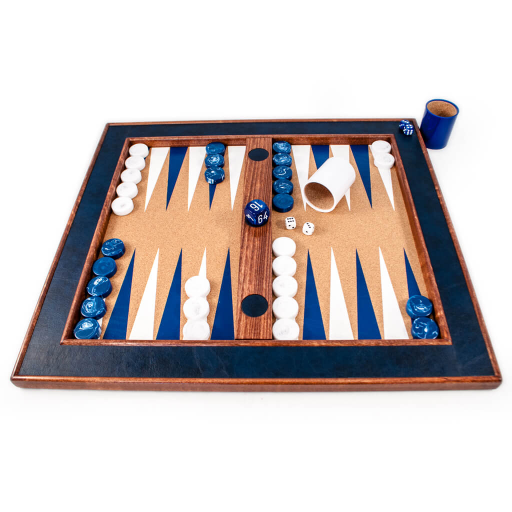
#> input picture Crisloid-Backgammon-Tabletop-classic-blue-1.jpg, 1024 x 1024 px (shown at 1/2 size); its folder holds only this picture in this run
$ python -i util.py   (imports and definitions only)
#> lines starting #> are read from the running program, lines starting #| are printed output that depends on the picture; after the words box and inside, x2 and y2 are one past the last pixel; in counts of white or black regions, pixels touching at a corner belong together
#> further down, picture is the input picture: shape (1024, 1024, 3); mean B, G, R 193.4, 194.2, 202.1
import cv2
import numpy as np
import time
import matplotlib.pyplot as plt

def getFPS(cap):
    fps = cap.get(cv2.CAP_PROP_FPS)
    return fps

def getNumberOfFrames(cap):
    frame_count = cap.get(cv2.CAP_PROP_FRAME_COUNT)
    return frame_count

# [80 lines left out: functions display_threshold_window, overflow_subtract, blob_detect_center, draw_points_between, not called in this run]

def draw_line(img, pt1, pt2):
    for i in range(0, len(pt1)):
        cv2.line(img, pt1[i], pt2[i], (209, 63, 241), 2)

# [96 lines left out: functions draw_points, for_point_warp, plot_live, not called in this run]

def resize(img, width=None, height=None, interpolation = cv2.INTER_AREA):
#> called with height = 600, interpolation = 3
    global ratio
    w, h, _ = img.shape
#> w = 1024; h = 1024

    if width is None and height is None:
        return img
    elif width is None:
        ratio = height/h
#> ratio = 0.586
        width = int(w*ratio)
#> width = 600
        # print(width)
        resized = cv2.resize(img, (height, width), interpolation)
        return resized
    else:
        ratio = width/w
        height = int(h*ratio)
        # print(height)
        resized = cv2.resize(img, (height, width), interpolation)
        return resized

def detect_rectangle(img):
    #load an image
    # flat_object = cv2.imread(img)
    flat_object = img
    # check if image is loaded
    if flat_object is None:
        print("Error loading image")
        exit(0)
    # resize the image
    if flat_object.shape == None: print('no shape')
    flat_object = resize(flat_object, height=600)
    # cv2.imshow('Original image', flat_object)
    # cv2.waitKey(0)
    #resize the image
    flat_object_resized = resize(flat_object, height=600)
    #make a copy
    flat_object_resized_copy = flat_object_resized.copy()
    #convert to HSV color scheme
    flat_object_resized_hsv = cv2.cvtColor(flat_object_resized_copy, cv2.COLOR_BGR2HSV)
#> flat_object_resized_hsv: shape (600, 600, 3); mean H, S, V 27.4, 57.7, 212.9
    # split HSV to three chanels
    hue, saturation, value = cv2.split(flat_object_resized_hsv)
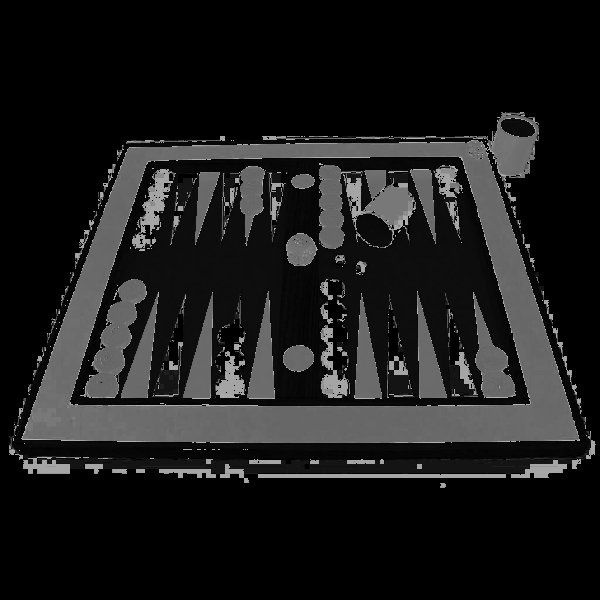
#> hue: shape (600, 600); min 0, max 179, mean 27.4
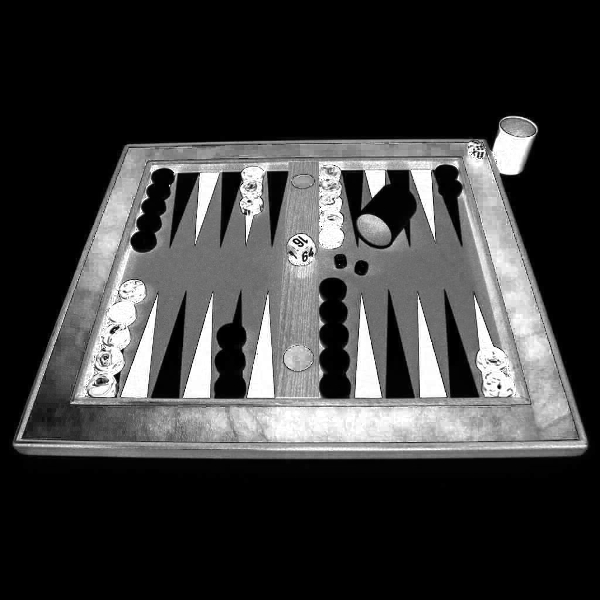
#> saturation: shape (600, 600); min 0, max 255, mean 57.7
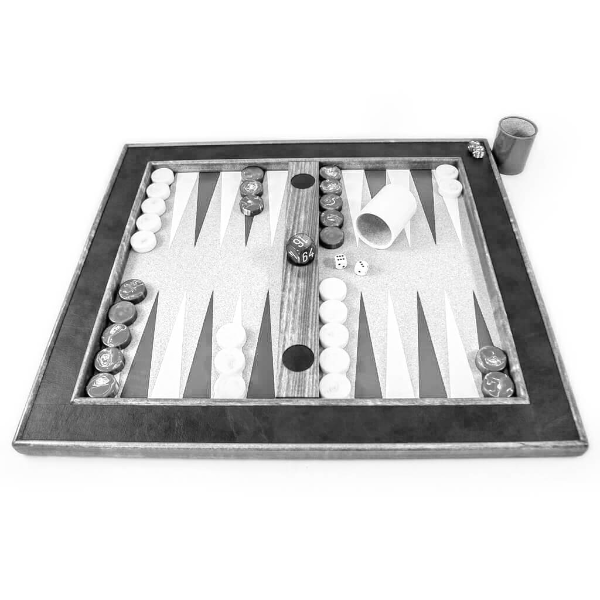
#> value: shape (600, 600); min 0, max 255, mean 212.9

    # cv2.imshow("saturation", saturation)
    # cv2.waitKey(0)

    # threshold to find the contour
    retval, thresholded = cv2.threshold(saturation, 0, 255, cv2.THRESH_BINARY_INV + cv2.THRESH_OTSU)
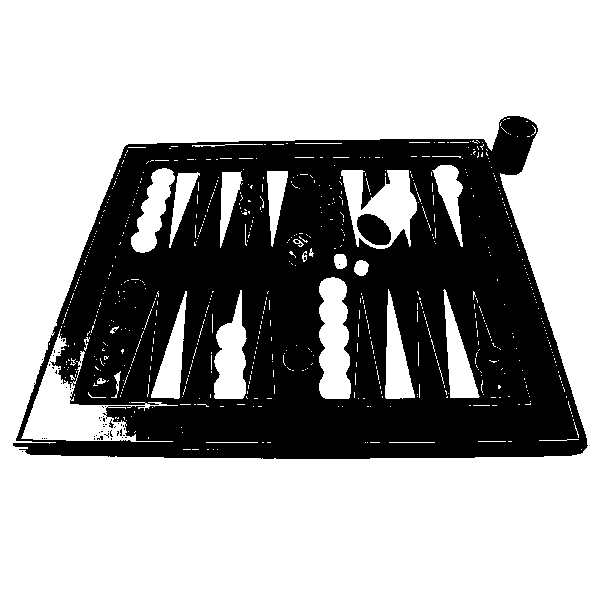
#> thresholded: shape (600, 600); 65.4% white; 52 black regions (49 under 20 px), largest, box (x1, y1, x2, y2) and area: (13, 116, 588, 459) 123723, (357, 214, 391, 245) 773, (109, 419, 114, 428) 20
#> retval = 81

    # cv2.imshow('Thresholded image', thresholded)
    # cv2.waitKey(0)

    # morphological operations
    thresholded_open = cv2.morphologyEx(thresholded, cv2.MORPH_OPEN, (7,7))
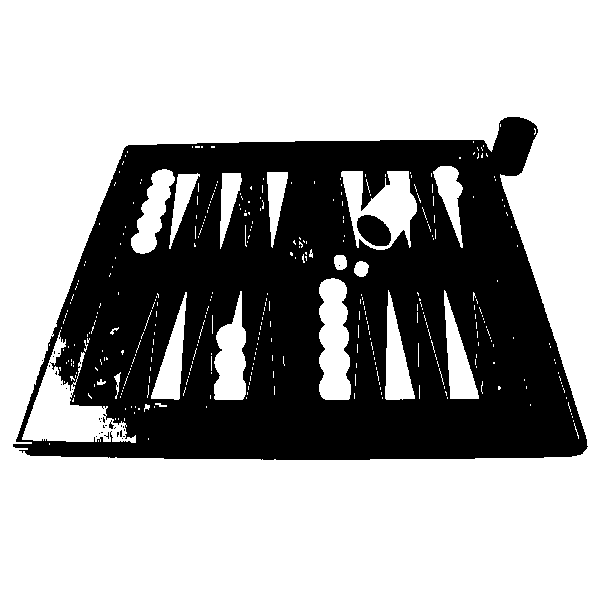
#> thresholded_open: shape (600, 600); 65% white; 31 black regions (28 under 20 px), largest, box (x1, y1, x2, y2) and area: (13, 117, 588, 460) 125110, (357, 215, 391, 246) 773, (109, 420, 114, 429) 22

    # cv2.imshow('Thresholded open', thresholded_open)
    # cv2.waitKey(0)

    thresholded_close = cv2.morphologyEx(thresholded_open, cv2.MORPH_CLOSE, (7,7))
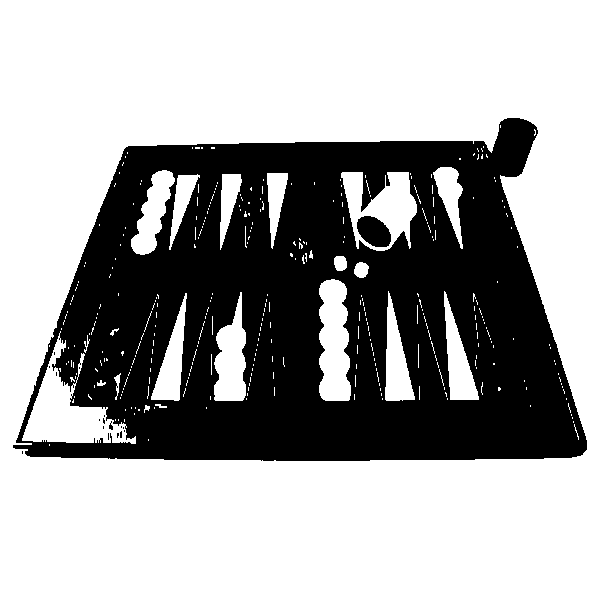
#> thresholded_close: shape (600, 600); 65% white; 18 black regions (15 under 20 px), largest, box (x1, y1, x2, y2) and area: (13, 118, 587, 461) 125055, (357, 216, 391, 247) 773, (109, 421, 113, 430) 21

    # cv2.imshow('Thresholded close', thresholded_close)
    # cv2.waitKey(0)

    # find edges
    thresholded_edge = cv2.Canny(thresholded_close, 15, 150)
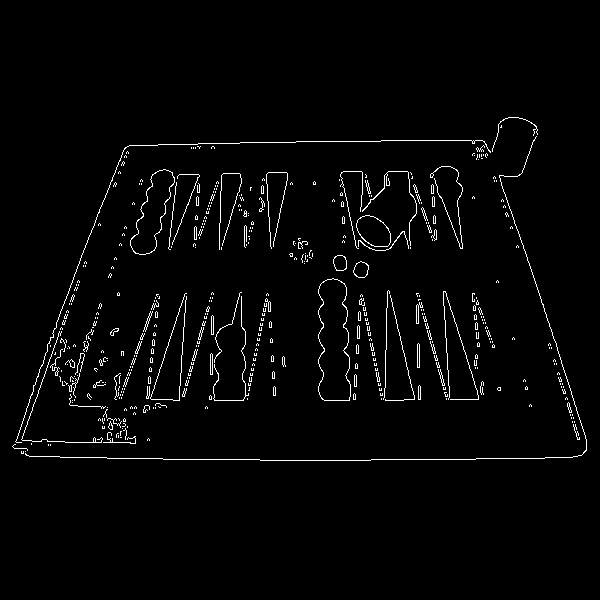
#> thresholded_edge: shape (600, 600); 2.3% white in thin lines or dots, all inside (x1, y1, x2, y2) = (12, 117, 587, 461)

    # cv2.imshow('Thresholded edge', thresholded_edge)
    # cv2.waitKey(0)

    # The cv2.findContours method is destructive (meaning it manipulates the image you pass in)
    # so if you plan on using that image again later, be sure to clone it.
    cnts = cv2.findContours(thresholded_edge.copy(), cv2.RETR_EXTERNAL, cv2.CHAIN_APPROX_SIMPLE)[-2]
#> cnts = 448 contours, 424 with area under 20; largest, box (x1, y1, x2, y2) and area: (318, 278, 351, 401) 3202, (130, 169, 175, 255) 1842, (356, 215, 391, 247) 774, (353, 261, 369, 278) 184, (333, 255, 347, 271) 166
    # keep only 10 the largest ones
    cnts = sorted(cnts, key = cv2.contourArea, reverse = True)[:10]
#> cnts = 10 contours; largest, box (x1, y1, x2, y2) and area: (318, 278, 351, 401) 3202, (130, 169, 175, 255) 1842, (356, 215, 391, 247) 774, (353, 261, 369, 278) 184, (333, 255, 347, 271) 166
    # the contour that we seek for
    our_cnt = None
    # loop over our 10 largest contours in the query image
    for c in cnts:
        # approximate the contour
        # These methods are used to approximate the polygonal curves of a contour.
        # In order to approximate a contour, you need to supply your level of approximation precision.
        # In this case, we use 2% of the perimeter of the contour. The precision is an important value to consider.
        # If you intend on applying this code to your own projects, you’ll likely have to play around with the precision value.
        peri = cv2.arcLength(c, True)
        approx = cv2.approxPolyDP(c, 0.02 * peri, True)
        # if our approximated contour has four points, then
        # we can assume that we have found our screen

        # print("points", len(approx))
        if len(approx) == 4:
            our_cnt = approx
            break
        else:
            print(len(approx))
#> this loop made 10 passes
#> peri on passes 1, 2, 3, 4, 5, 7, 8, 9, 10: 325.4, 237.1, 108.3, 52.04, 49.56, 63.31, 44.83, 40.83, 55.46
#> (peri, approx) on pass 6: (50.83, [[418, 343], [417, 367], [419, 367]])
#| 6
#| 8
#| 8
#| 7
#| 8
#| 3
#| 11
#| 5
#> (further printed lines are left out)

    # draw a contour
    if our_cnt is not None:
        cv2.drawContours(flat_object_resized_copy, [our_cnt], -1, (0,255,0), 3)
        return our_cnt

>>> import cv2
>>> picture = cv2.imread('Crisloid-Backgammon-Tabletop-classic-blue-1.jpg')
>>> result = detect_rectangle(picture)
